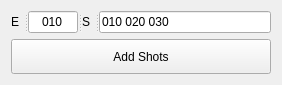
<?xml version="1.0" encoding="UTF-8"?>
<ui version="4.0">
 <class>Form</class>
 <widget class="QWidget" name="Form">
  <property name="geometry">
   <rect>
    <x>0</x>
    <y>0</y>
    <width>282</width>
    <height>79</height>
   </rect>
  </property>
  <property name="windowTitle">
   <string>Form</string>
  </property>
  <layout class="QVBoxLayout" name="verticalLayout">
   <item>
    <widget class="QSplitter" name="splitter">
     <property name="orientation">
      <enum>Qt::Horizontal</enum>
     </property>
     <widget class="QLabel" name="label">
      <property name="maximumSize">
       <size>
        <width>20</width>
        <height>16777215</height>
       </size>
      </property>
      <property name="text">
       <string>E</string>
      </property>
     </widget>
     <widget class="QLineEdit" name="lin_sequence">
      <property name="maximumSize">
       <size>
        <width>50</width>
        <height>25</height>
       </size>
      </property>
      <property name="text">
       <string>010</string>
      </property>
      <property name="alignment">
       <set>Qt::AlignCenter</set>
      </property>
     </widget>
     <widget class="QLabel" name="label_2">
      <property name="maximumSize">
       <size>
        <width>20</width>
        <height>16777215</height>
       </size>
      </property>
      <property name="text">
       <string>S</string>
      </property>
     </widget>
     <widget class="QLineEdit" name="lin_shots">
      <property name="maximumSize">
       <size>
        <width>16777215</width>
        <height>25</height>
       </size>
      </property>
      <property name="text">
       <string>010 020 030</string>
      </property>
     </widget>
    </widget>
   </item>
   <item>
    <widget class="QPushButton" name="btn_add">
     <property name="minimumSize">
      <size>
       <width>0</width>
       <height>35</height>
      </size>
     </property>
     <property name="text">
      <string>Add Shots</string>
     </property>
    </widget>
   </item>
  </layout>
 </widget>
 <resources/>
 <connections/>
</ui>
